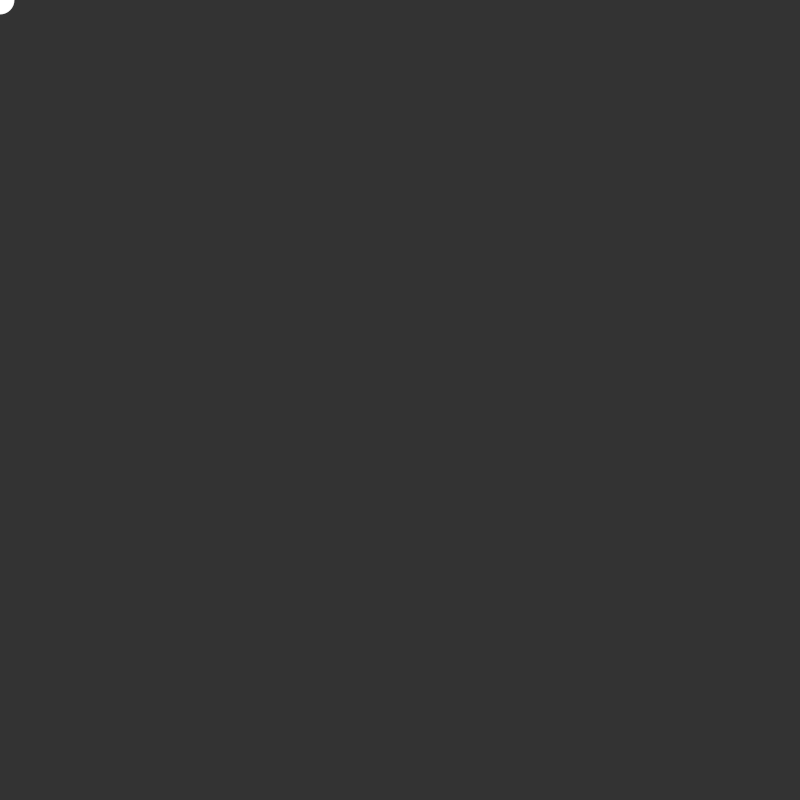
Frame 1 (no input)
Frame 60 (the mouse pressed at the canvas centre just before this capture): identical to frame 1, image omitted
Frame 120 (the mouse held since frame 60 and released just before this capture): blank canvas, image omitted

The Processing sketch that drew this single still picture (run headless with seeded random() and noise(); from frame 60 on, the mouse is pressed at the canvas centre):

// Processing sketch: processing_135623
// ── processing_135623.pde

int num = 60;

float mx[] = new float[num];

float my[] = new float[num];



void setup() 

{

  size(800, 800);

  smooth();

  noStroke();

  fill(255, 153); 

}



void draw() 

{

  background(51); 

  

  // Reads throught the entire array

  // and shifts the values to the left

  for(int i=1; i<num; i++) {

    mx[i-1] = mx[i];

    my[i-1] = my[i];

  } 

  // Add the new values to the end of the array

  mx[num-1] = mouseX;

  my[num-1] = mouseY;

  

  for(int i=0; i<num; i++) {

    ellipse(mx[i], my[i], i/2, i/2);

  }

}
